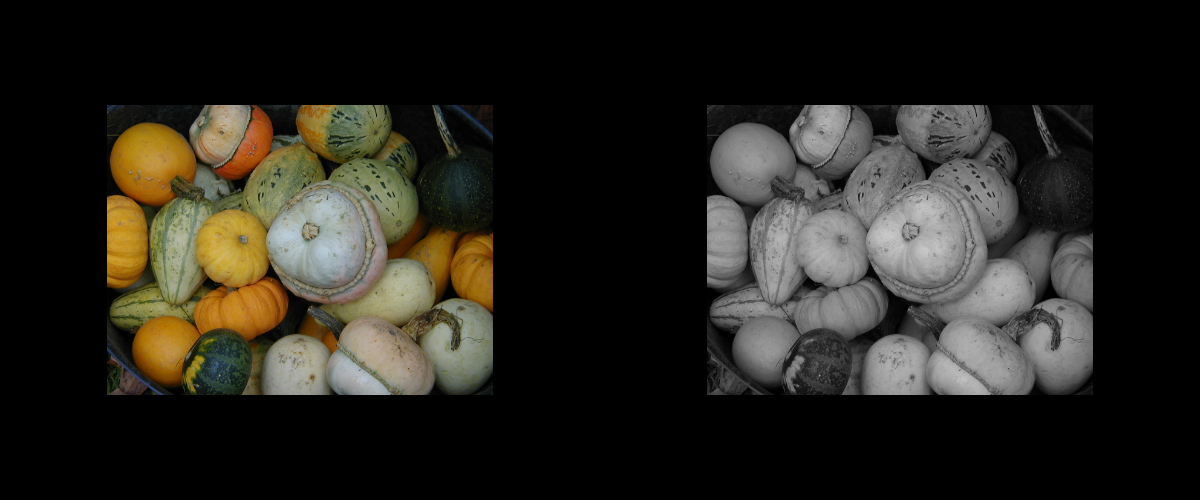

The Python source for this figure:
#!/usr/bin/env python

# Convert an RGB color image (Gourds.png) to grayscale using
# vtkImageLuminance.  The left viewport shows the original color image;
# the right shows the grayscale luminance result.

import os
from pathlib import Path

# Factory overrides: importing these modules registers the OpenGL rendering
# and interaction style implementations for vtkRenderingCore factory classes.
import vtkmodules.vtkInteractionStyle  # noqa: F401
import vtkmodules.vtkRenderingOpenGL2  # noqa: F401
# VTK pipeline classes used in this example
from vtkmodules.vtkIOImage import vtkPNGReader
from vtkmodules.vtkImagingColor import vtkImageLuminance
from vtkmodules.vtkRenderingCore import (
    vtkImageActor,
    vtkRenderWindow,
    vtkRenderWindowInteractor,
    vtkRenderer,
)

# Colors (normalized RGB)
black_rgb = (0.0, 0.0, 0.0)

# Data directory: defaults to the folder containing this script
data_dir = Path(os.environ.get("VPE_DATA_DIR", Path(__file__).parent))

# Reader: load the color PNG image
reader = vtkPNGReader()
reader.SetFileName(str(data_dir / "Gourds.png"))
reader.Update()

# Filter: convert RGB to grayscale luminance
luminance = vtkImageLuminance()
luminance.SetInputConnection(reader.GetOutputPort())

# Actor 1: original color image in the left viewport
actor_color = vtkImageActor()
actor_color.GetMapper().SetInputConnection(reader.GetOutputPort())

# Actor 2: grayscale luminance in the right viewport
actor_gray = vtkImageActor()
actor_gray.GetMapper().SetInputConnection(luminance.GetOutputPort())

# Renderer 1: left viewport — original color
renderer_left = vtkRenderer()
renderer_left.AddActor(actor_color)
renderer_left.SetViewport(0.0, 0.0, 0.5, 1.0)
renderer_left.SetBackground(black_rgb)
renderer_left.ResetCamera()

# Renderer 2: right viewport — grayscale
renderer_right = vtkRenderer()
renderer_right.AddActor(actor_gray)
renderer_right.SetViewport(0.5, 0.0, 1.0, 1.0)
renderer_right.SetBackground(black_rgb)
renderer_right.ResetCamera()

# Window: display the rendered scene
render_window = vtkRenderWindow()
render_window.AddRenderer(renderer_left)
render_window.AddRenderer(renderer_right)
render_window.SetWindowName("luminance")
render_window.SetMultiSamples(0)
render_window.SetSize(1200, 500)

# Interactor: handle mouse and keyboard events
render_window_interactor = vtkRenderWindowInteractor()
render_window_interactor.SetRenderWindow(render_window)

# Launch the interactive visualization
render_window_interactor.Initialize()
render_window_interactor.Start()
